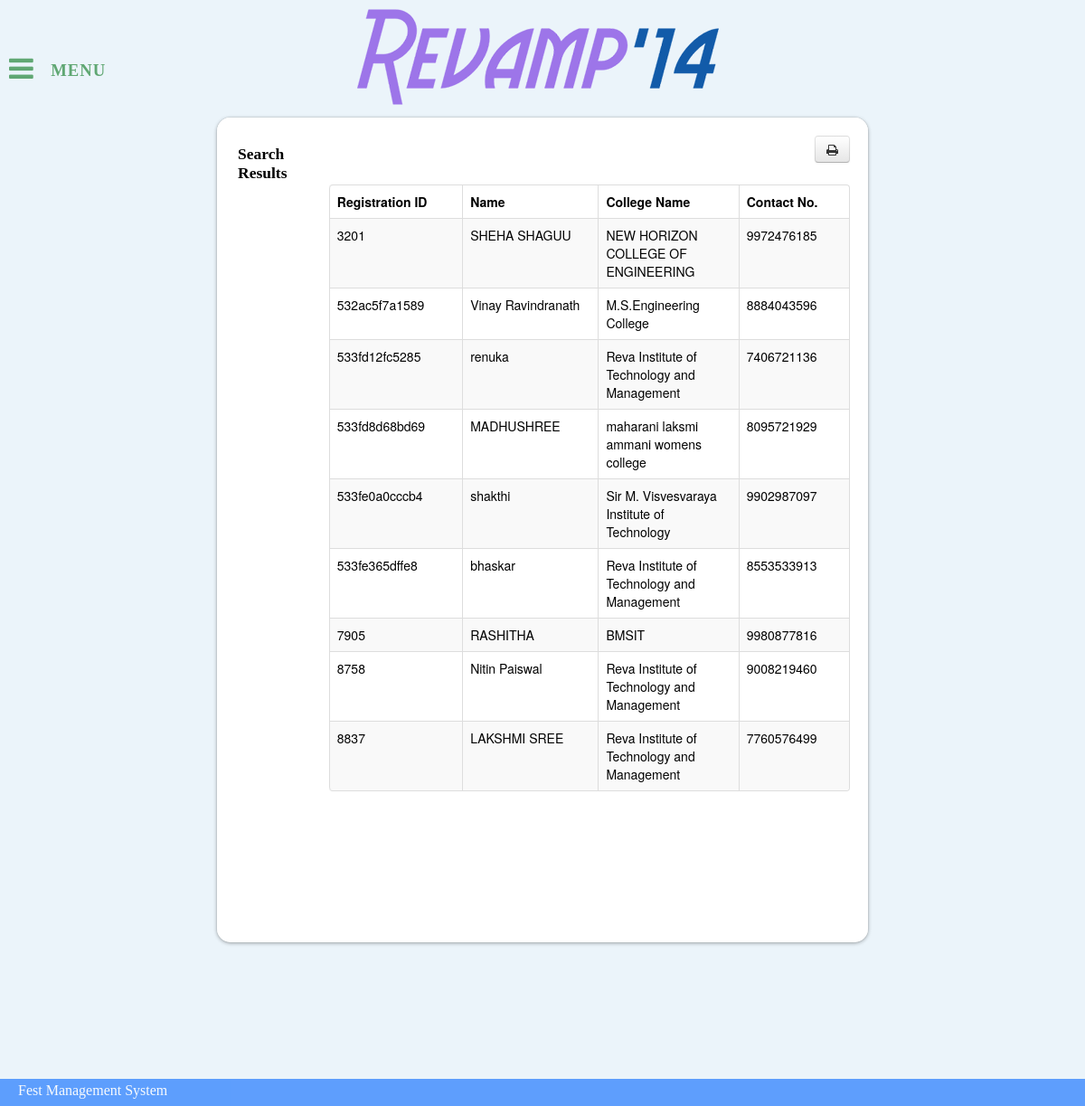
The app's page /src/fms/showregistrationlist.php?event=Collage (signed in) with its own data.
### tables this page shows
CREATE TABLE IF NOT EXISTS `registration` (
  `id` varchar(20) NOT NULL,
  `name` varchar(30) NOT NULL,
  `usn` varchar(15) NOT NULL,
  `collegename` varchar(60) NOT NULL,
  `dept` varchar(11) DEFAULT NULL,
  `contactno` varchar(15) NOT NULL,
  `eventname` varchar(30) NOT NULL,
  `regdate` date NOT NULL,
  `paid` tinyint(1) NOT NULL DEFAULT '0',
  PRIMARY KEY (`id`),
  KEY `usn` (`usn`),
  KEY `eventname` (`eventname`),
  KEY `collegename` (`collegename`),
  KEY `id` (`id`)
);

### src/fms/showregistrationlist.php (the view, shortened to what this page needs)
<!DOCTYPE html>
<?php
function clean_string($string) {
      $bad = array(";","<",">","$","*");
      return str_replace($bad,"",$string);
}
	$event=clean_string($_GET['event']);
	$query=mysql_query("SELECT * FROM registration  WHERE eventname='$event' AND paid=1");
?>
<html lang="en">
    <head>
        <link rel="stylesheet" type="text/css" href="css/index.css" />
        <link rel="stylesheet" type="text/css" href="css/font-awesome.min.css" />
        <link rel="stylesheet" type="text/css" href="css/bootstrap.css">
    </head>
    <body>
    	<div id="header">
        </div>
        <div class="container">
            <div class="content">
               <nav class="dr-menu">
						<div class="dr-trigger"><span id="dr-icon" class="fa fa-bars"></span><a class="dr-label">Menu</a></div>
					</nav>
            </div>
            <div id="block">
                  <h4 style="float:left; width:14%; margin-left:23px;">Search Results</h4>
                  <button type="button" class="btn btn-default btn-lg" style="float:right; margin-top:20px; margin-right:20px;" onClick="printPlease()"><span class="fa fa-print"></span></button>
                  <br/><br/><br/>
               <div id="insideblock">
                 <table class="table table-striped table-bordered table-hover">
                <col width="50">
                <col width="30">
                <col width="30">
                <col width="30">
				<thead>
					<tr>
						<th>Registration ID</th>
						<th>Name</th>
						<th>College Name</th>
						<th>Contact No.</th>
					</tr>
				</thead>
				<tbody>
                <?php
                      while ($row = mysql_fetch_array($query)) {
						  echo "<tr>";
						  echo "<td>$row[0]</td>";
						  echo "<td>$row[1]</td>";
						  echo "<td>$row[3]</td>";
						  echo "<td>$row[5]</td>";
						  echo "</tr>";
                      }
                ?>
				</tbody>
			</table>
               </div>
            </div>
        </div>
        <div id="footer"> <p id="leftContent">Fest Management System</p>
        </div>
    </body>
</html>

### src/fms/css/index.css (style rules this page uses)
body { background-color:#EBF4FA; height:100%; margin: 0px; }
#header { background:url('../images/logo.png'); background-repeat:no-repeat; margin-top:10px; margin-right:auto; margin-bottom:0; margin-left:auto; width:410px; height:110px; }
#insideblock { overflow:scroll; min-height:340px; margin: 20px; }
h4 { margin-left: 30px; margin-top: 30px; }
.content { position:absolute; margin-top:-110px; float:left; }
#block { float:right !important; width:60%; background-color:white !important; border-radius:15px; -webkit-box-shadow: 0 1px 4px rgba(0,0,0,.33),0 0 0 1px rgba(46,45,47,.05),inset 0 1px 0 #fff,inset 0 0 0 1px rgba(255,255,255,.5); box-shadow: 0 1px 4px rgba(0,0,0,.33), 0 0 0 1px rgba(46,45,47,.05),inset 0 1px 0 #fff,inset 0 0 0 1px rgba(255,255,255,.5); margin-left:20%; margin-right:20%; margin-top:10px; }
#footer { background-color:#06F; opacity:0.6; clear: both; z-index: 10; height: 30px; margin-top:20px; width:100%; position:absolute; left:0; bottom:0; }
#leftContent { color:#FFF; margin-top:4px; margin-left:20px; }
.dr-menu { width: 100%; max-width: 250px; min-width: 200px; position: relative; font-size: 1.3em; line-height: 2.5; font-weight: 400; color: #fff; padding-top: 2em; }
.dr-menu > div { cursor: pointer; position: absolute; width: 100%; z-index: 100; }
.dr-menu > div #dr-icon { top: 0; left: 0; position: absolute; font-size: 150%; color: #60a773; line-height: 1.6; padding: 0 10px; -webkit-transition: all 0.2s ease; -moz-transition: all 0.2s ease; transition: all 0.2s ease; }
.dr-menu > div #dr-icon:after { content:"\f060"; position: absolute; font-size: 46%; line-height: 3.25; left: -18%; opacity: 0; }
.dr-menu > div .dr-label { padding-left: 3em; position: relative; display: block; color: #60a773; font-size: 0.9em; font-weight: 700; letter-spacing: 1px; text-transform: uppercase; line-height: 2.75; -webkit-transition: all 0.2s ease; -moz-transition: all 0.2s ease; transition: all 0.2s ease; }
#dr-icon:before, #dr-icon:after { position: relative; font-family: 'FontAwesome'; speak: none; font-style: normal; font-weight: normal; font-variant: normal; text-transform: none; -webkit-font-smoothing: antialiased; }
a { text-decoration: none; }

### records on screen
registration: id "3201", name "SHEHA SHAGUU", collegename "NEW HORIZON COLLEGE OF ENGINEERING", contactno "9972476185"
registration: id "532ac5f7a1589", name "Vinay Ravindranath", collegename "M.S.Engineering College", contactno "8884043596"
registration: id "533fd12fc5285", name "renuka", collegename "Reva Institute of Technology and Management", contactno "7406721136"
registration: id "533fd8d68bd69", name "MADHUSHREE", collegename "maharani laksmi ammani womens college", contactno "8095721929"
registration: id "533fe0a0cccb4", name "shakthi", collegename "Sir M. Visvesvaraya Institute of Technology", contactno "9902987097"
registration: id "533fe365dffe8", name "bhaskar", collegename "Reva Institute of Technology and Management", contactno "8553533913"
registration: id "7905", name "RASHITHA", collegename "BMSIT", contactno "9980877816"
registration: id "8758", name "Nitin Paiswal", collegename "Reva Institute of Technology and Management", contactno "9008219460"
registration: id "8837", name "LAKSHMI SREE", collegename "Reva Institute of Technology and Management", contactno "7760576499"
